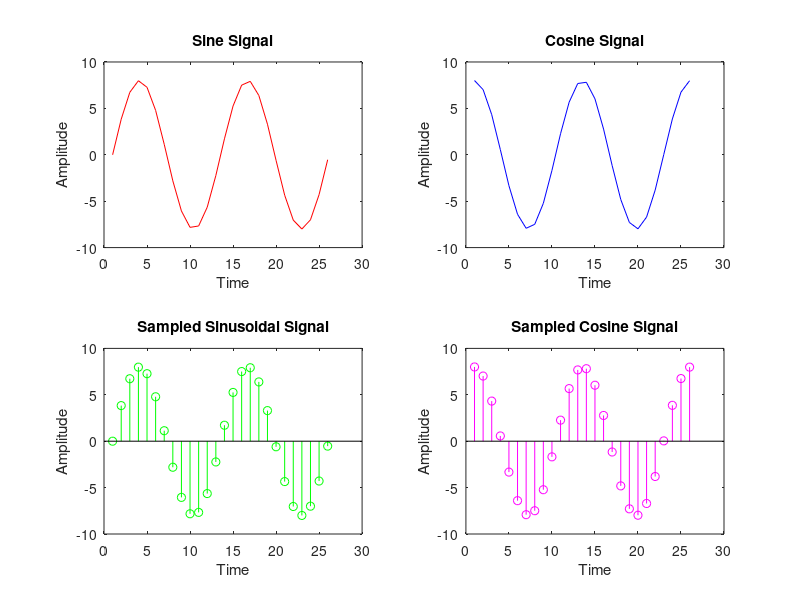
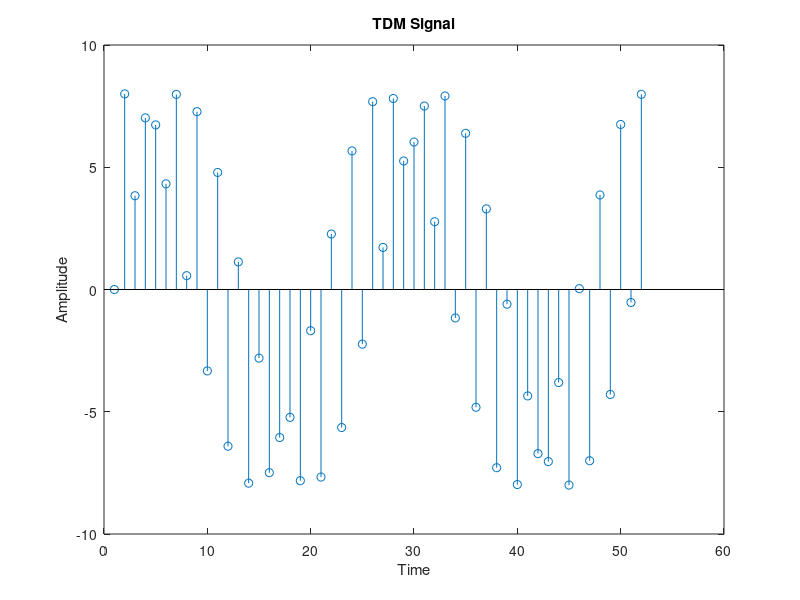
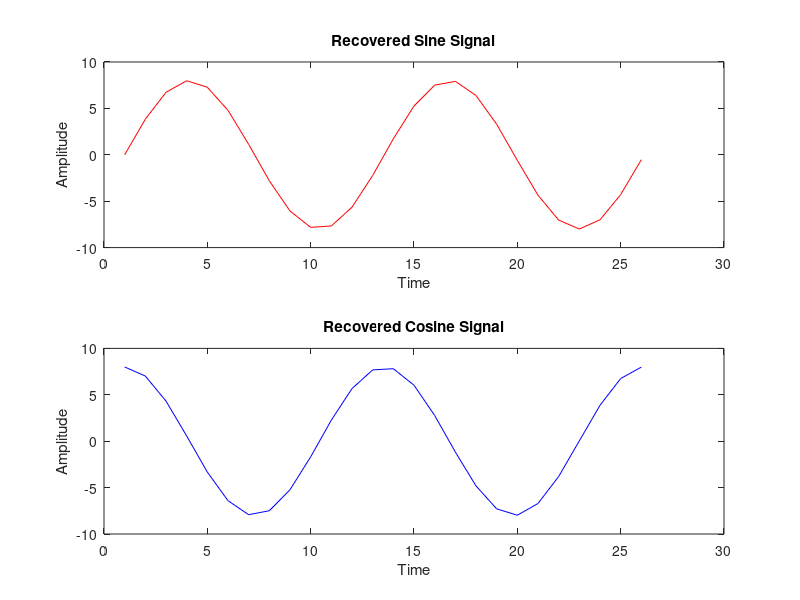

Here is the MATLAB script that generated these plots, in order:
clc;
clear all;
close all;
x=0:0.5:4*pi;
sig1=8*sin(x);
sig2=8*cos(x);
subplot(2,2,1);
plot(sig1,'r');
title('Sine Signal');
ylabel('Amplitude');
xlabel('Time');
subplot(2,2,2);
plot(sig2,'b');
title('Cosine Signal');
ylabel('Amplitude');
xlabel('Time');
subplot(2,2,3);
stem(sig1,'g');
title('Sampled Sinusoidal Signal');
ylabel('Amplitude');
xlabel('Time');
subplot(2,2,4);
stem(sig2,'m');
title('Sampled Cosine Signal');
ylabel('Amplitude');
xlabel('Time');
l1=length(sig1);
l2=length(sig2);
for i=1:l1
 sig(1,i)=sig1(i);
 sig(2,i)=sig2(i);
end
tdmsig=reshape(sig,1,2*l1);
figure;
stem(tdmsig);
title('TDM Signal');
ylabel('Amplitude');
xlabel('Time');
demux=reshape(tdmsig,2,l1);
for i=1:l1
 sig3(i)=demux(1,i);
 sig4(i)=demux(2,i);
end
figure;
subplot(2,1,1);
plot(sig3,'r');
title('Recovered Sine Signal');
ylabel('Amplitude');
xlabel('Time');
subplot(2,1,2);
plot(sig4,'b');
title('Recovered Cosine Signal');
ylabel('Amplitude');
xlabel('Time');